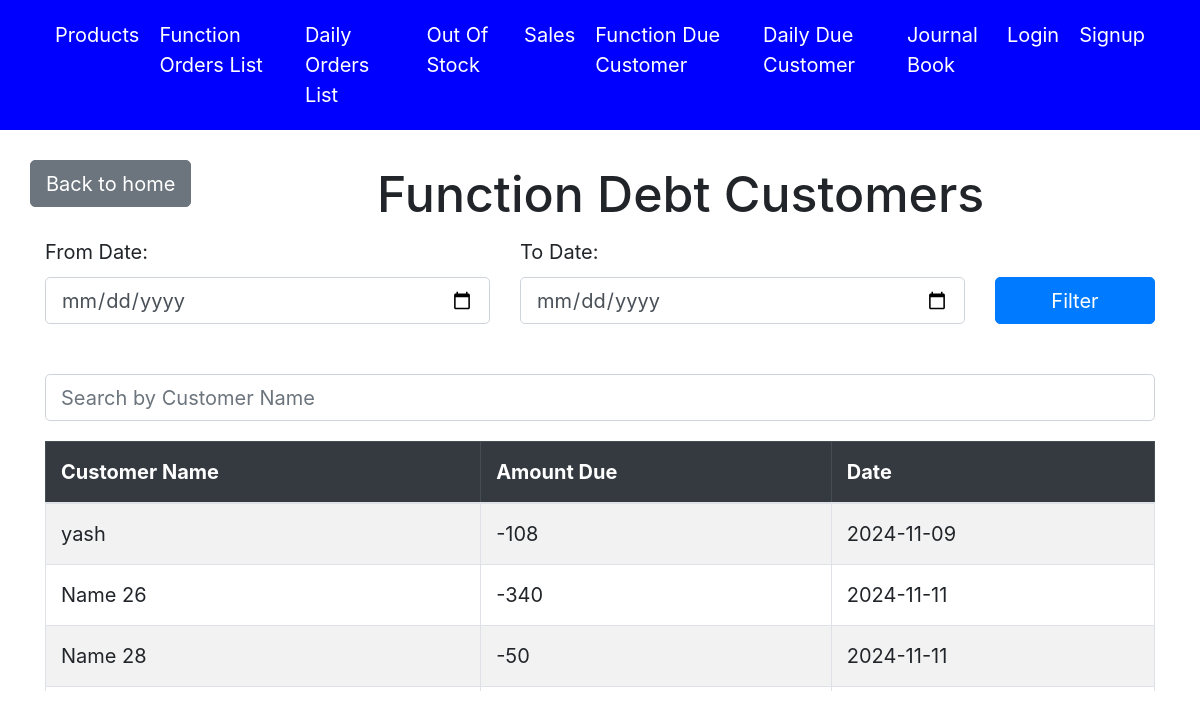
Screenshot of /debt/function/customers/ with the database file from the repository.
### accounts/models.py (models this page shows, shortened)
class Orders(models.Model):
    name = models.CharField(max_length=255)
    date = models.DateField(default=timezone.now)
    is_function = models.BooleanField(default=True)

### accounts/views.py (the view)
# urls.py: path('debt/function/customers/', views.function_debt_customer_list, name='function_debt_customer_list'),
def function_debt_customer_list(request):
    from_date_str  = request.GET.get('from_date')
    to_date_str  = request.GET.get('to_date')
    debt_cust = get_orders_with_pending_balance(request,is_function = True)
    formatted_debt_cust = []
    for row in debt_cust:
        date = row[2]
        debt_customer_data = {
            'order_id': row[0],
            'pending_amount': int(row[1]),
            'date': date,
            'name': row[3],
        }
        formatted_debt_cust.append(debt_customer_data)
    from_date = datetime.strptime(from_date_str, '%Y-%m-%d').date() if from_date_str else None
    to_date = datetime.strptime(to_date_str , '%Y-%m-%d').date() if to_date_str  else None
    if from_date:
        formatted_debt_cust = [
            customer for customer in formatted_debt_cust if customer['date'] >= from_date
        ]
    if to_date:
        formatted_debt_cust = [
            customer for customer in formatted_debt_cust if customer['date'] <= to_date
        ]
    context = {
        'debt_customers': formatted_debt_cust,  # List of dicts for easy template access
        'from_date': from_date_str,
        'to_date': to_date_str,
    }
    return render(request, 'list_debt_customers.html', context)

### accounts/views.py (called while the page is built)
def get_orders_with_pending_balance(obj,is_function=True):
  with connection.cursor() as cursor:
    cursor.execute("""
      SELECT e.*, f.date, f.name
FROM (
    SELECT c.orders_id, IFNULL(d.paid_amount, 0) - c.order_amount AS pending_amount
    FROM (
        SELECT a.orders_id, SUM(a.quantity * b.Bulk_price) AS order_amount
        FROM accounts_orderitems a
        JOIN accounts_product b ON a.product_id = b.id
        GROUP BY a.orders_id
    ) c
    LEFT JOIN (
        SELECT order_id_id, SUM(amount) AS paid_amount
        FROM accounts_payment
        GROUP BY order_id_id
    ) d ON c.orders_id = d.order_id_id
) e
JOIN accounts_orders f ON e.orders_id = f.id
WHERE e.pending_amount < 0
AND f.is_function = %s;
    """, [is_function])
    rows = cursor.fetchall()
    return rows

### accounts/templates/list_debt_customers.html (shortened to what this page needs)
{% extends 'base.html' %}
{% block content %}
<head>
</head>
<body>
    <div class="row align-items-center mt-4">
        <div class="text-center mb-4">
            <a href="{% url 'home' %}" class="btn btn-secondary">Back to home</a>
        </div>
        <div class="col text-center">
            <h1>Function Debt Customers</h1>
        </div>
    </div>
    <form method="get" class="mb-4">
        <div class="row">
            <div class="col-md-5 mb-3">
                <label for="from_date" class="form-label">From Date:</label>
                <input type="date" name="from_date" class="form-control" id="from_date" value="{{ request.GET.from_date }}">
            </div>
            <div class="col-md-5 mb-3">
                <label for="to_date" class="form-label">To Date:</label>
                <input type="date" name="to_date" class="form-control" id="to_date" value="{{ request.GET.to_date }}">
            </div>
            <div class="col-md-2 mb-3 d-flex align-items-end">
                <button type="submit" class="btn btn-primary w-100">Filter</button>
            </div>
        </div>
    </form>
    <div class="search-bar">
        <input type="text" id="searchCustomer" class="form-control" placeholder="Search by Customer Name" onkeyup="searchCustomers()">
    </div>
    <div class="table-wrapper">
        <div class="table-responsive">
            <table class="table table-bordered table-striped">
                <thead class="table-dark">
                    <tr>
                        <th>Customer Name</th>
                        <th>Amount Due</th>
                        <th>Date</th>
                    </tr>
                </thead>
                <tbody id="customerTable">
                    {% for debt_customer in debt_customers %}
                        <tr class="customer-row">
                            <td>{{ debt_customer.name }}</td>
                            <td>{{ debt_customer.pending_amount }}</td>
                            <td>{{ debt_customer.date|date:"Y-m-d" }}</td>
                        </tr>
                    {% empty %}
                        <tr>
                            <td colspan="3" class="text-center">No debt customers found</td>
                        </tr>
                    {% endfor %}
                </tbody>
            </table>
        </div>
    </div>
</body>
{% endblock %}

### accounts/templates/base.html (style rules this page uses)
html, body { height: 100%; margin: 0; font-size: 20px; }

### accounts/templates/list_debt_customers.html (style rules this page uses)
.table-wrapper { overflow-y: auto; max-height: 250px; display: block; position: relative; }
.search-bar { margin-bottom: 20px; }

### rows the page displays
Orders: name "yash", pending_amount "-108", date "2024-11-09"
Orders: name "Name 26", pending_amount "-340", date "2024-11-11"
Orders: name "Name 28", pending_amount "-50", date "2024-11-11"
